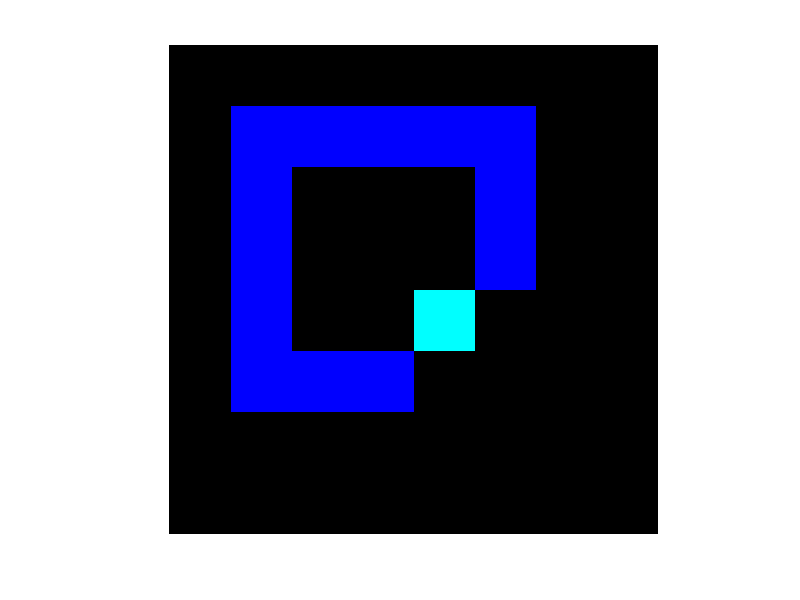
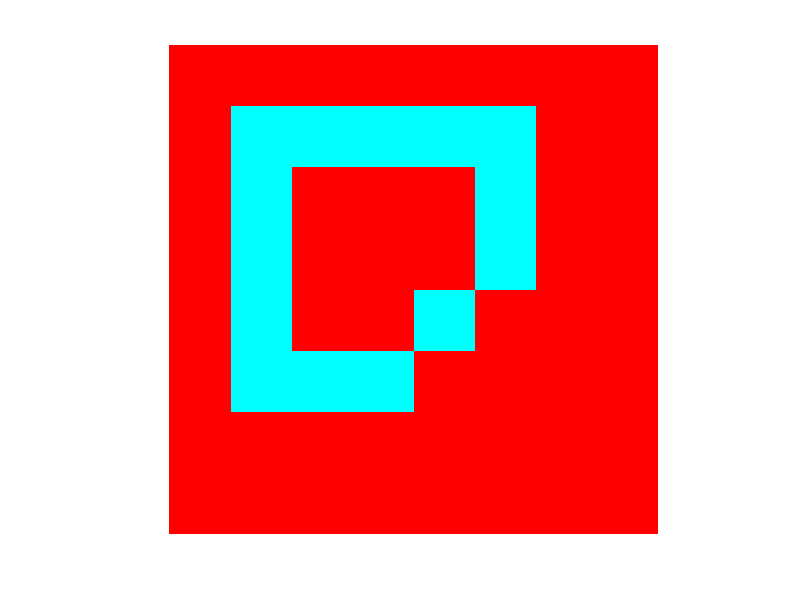

MATLAB code to generate these figures, in order:
clc, clear
pkg load image
pkg load control

a = [ 0   0   0   0   0   0   0   0;
      0   1   1   1   1   1   0   0;
      0   1   0   0   0   1   0   0;
      0   1   0   0   0   1   0   0;
      0   1   0   0   1   0   0   0;
      0   1   1   1   0   0   0   0;
      0   0   0   0   0   0   0   0;
      0   0   0   0   0   0   0   0];
% LABELLING: 4-connectivity
b = bwlabel(a,4);
figure
% @jet = library warna warni, @gray = library warna grayscale
c = label2rgb(b, @jet, 'k');
imshow(c)

% LABELLING: 8-connectivity
d = bwlabel(a,8);
figure
% @jet = library warna warni, @gray = library warna grayscale
e = label2rgb(d, @jet, 'r');
imshow(e)
